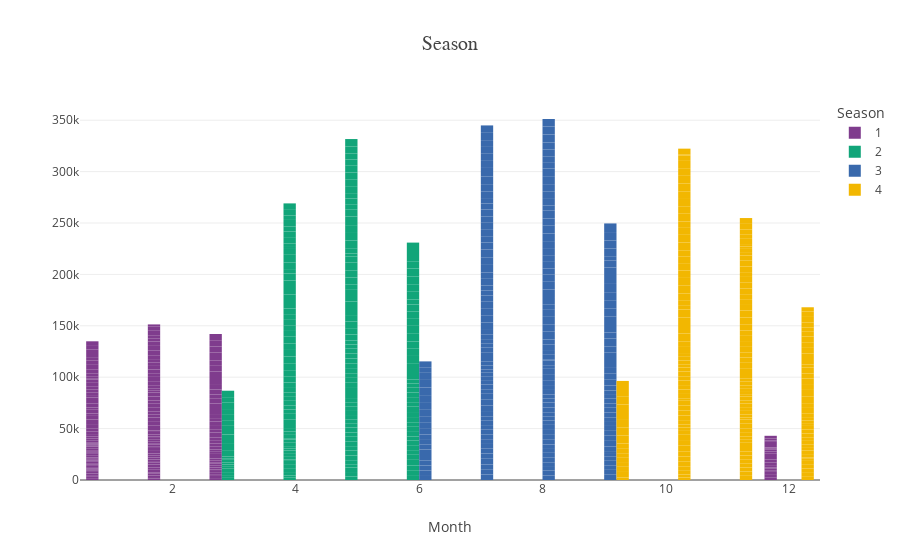

The cell this chart's notebook holds for it:
### Code cell
fig = px.bar(df, x='month', y='total_count', color='season', barmode='group', 
             title='Season', 
             labels={'total_count': '', 'month': 'Month', 'season': 'Season'}, 
             color_discrete_sequence=px.colors.qualitative.Bold
             
            
            )

fig.update_layout(title_font_size=20, title_font_family='Arial')
fig.show()

### Figure 1 — Plotly figure (JSON) as saved in the notebook; plotly's stock layout.template omitted (floating-point values rounded to 4 significant figures; data arrays with more than 128 entries replaced by an {"elided": "..."} marker saying what was removed)
{"data": [{"alignmentgroup": "True", "hovertemplate": "Season=1<br>Month=%{x}<br>=%{y}<extra></extra>", "legendgroup": "1", "marker": {"color": "rgb(127, 60, 141)", "pattern": {"shape": ""}}, "name": "1", "offsetgroup": "1", "orientation": "v", "showlegend": true, "textposition": "auto", "type": "bar", "x": {"elided": "181 int values"}, "xaxis": "x", "y": {"elided": "181 int values"}, "yaxis": "y"}, {"alignmentgroup": "True", "hovertemplate": "Season=2<br>Month=%{x}<br>=%{y}<extra></extra>", "legendgroup": "2", "marker": {"color": "rgb(17, 165, 121)", "pattern": {"shape": ""}}, "name": "2", "offsetgroup": "2", "orientation": "v", "showlegend": true, "textposition": "auto", "type": "bar", "x": {"elided": "184 int values"}, "xaxis": "x", "y": {"elided": "184 int values"}, "yaxis": "y"}, {"alignmentgroup": "True", "hovertemplate": "Season=3<br>Month=%{x}<br>=%{y}<extra></extra>", "legendgroup": "3", "marker": {"color": "rgb(57, 105, 172)", "pattern": {"shape": ""}}, "name": "3", "offsetgroup": "3", "orientation": "v", "showlegend": true, "textposition": "auto", "type": "bar", "x": {"elided": "188 int values"}, "xaxis": "x", "y": {"elided": "188 int values"}, "yaxis": "y"}, {"alignmentgroup": "True", "hovertemplate": "Season=4<br>Month=%{x}<br>=%{y}<extra></extra>", "legendgroup": "4", "marker": {"color": "rgb(242, 183, 1)", "pattern": {"shape": ""}}, "name": "4", "offsetgroup": "4", "orientation": "v", "showlegend": true, "textposition": "auto", "type": "bar", "x": {"elided": "178 int values"}, "xaxis": "x", "y": {"elided": "178 int values"}, "yaxis": "y"}], "layout": {"barmode": "group", "legend": {"title": {"text": "Season"}, "tracegroupgap": 0}, "title": {"font": {"family": "Arial", "size": 20}, "text": "Season"}, "xaxis": {"anchor": "y", "domain": [0, 1], "title": {"text": "Month"}}, "yaxis": {"anchor": "x", "domain": [0, 1], "title": {"text": ""}}}}
